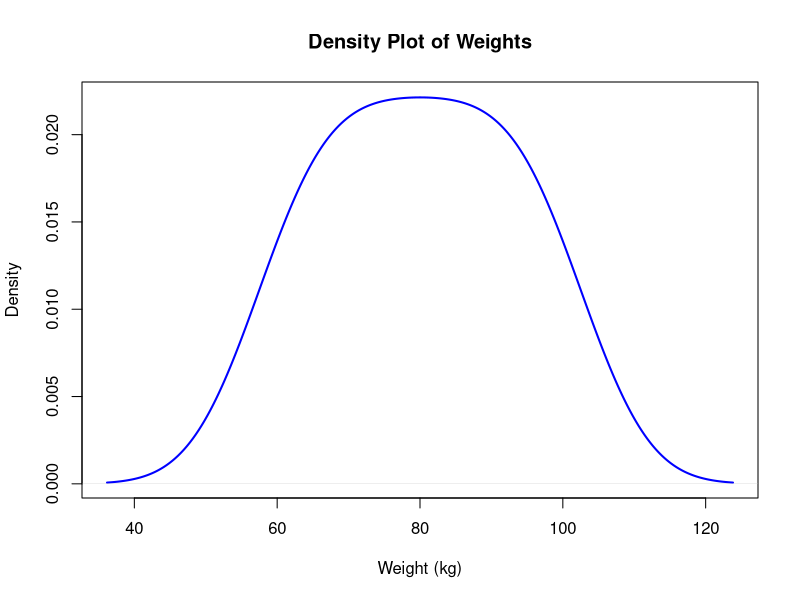

This chart was generated by the following R code:
# Sample data: Weights of Individuals
weights <- c(60, 65, 70, 75, 80, 85, 90, 95, 100)

# Create a density plot
plot(density(weights), 
     main="Density Plot of Weights", 
     xlab="Weight (kg)", 
     ylab="Density", 
     col="blue", 
     lwd=2)
